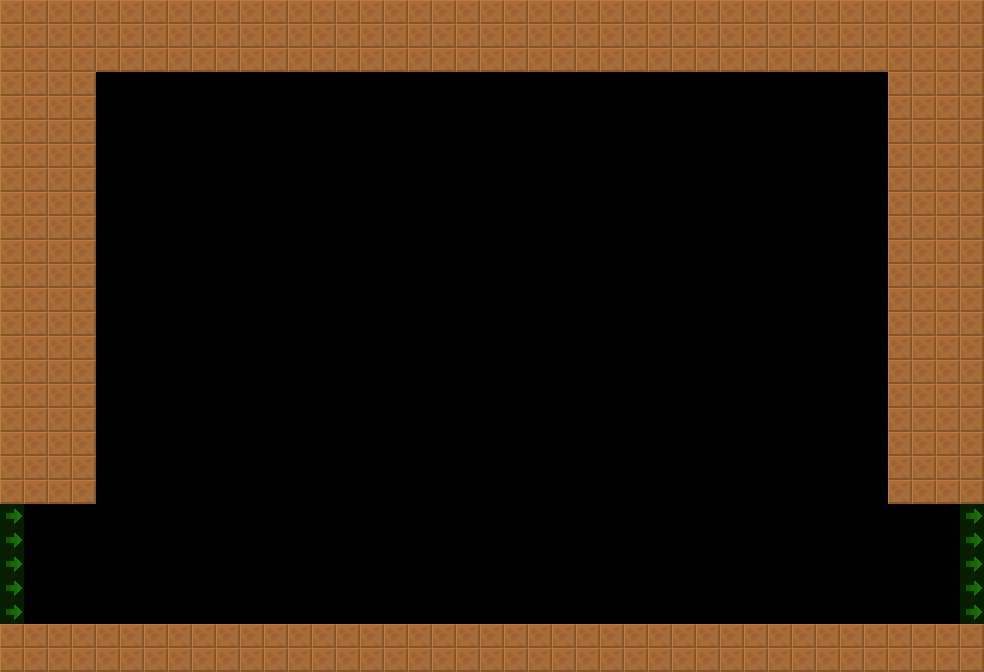

Rendered tile map (Tiled .tmx) drawn with the repository's tilesets; below, a short description and the map source with its tile grids summarised:
An orthogonal 41x28 tile map with 24x24 px tiles, 2 tile layers (col, lnk), 2 tilesets and 31 objects (7x UnderStructure, 6x CustomDeco, 4x TriggeredPF, 3x CustomSpot, 2x RetractableSpikes, ...).

<map version="1.4" tiledversion="1.4.2" orientation="orthogonal" renderorder="right-down" width="41" height="28" tilewidth="24" tileheight="24" infinite="0" nextlayerid="4" nextobjectid="8">
 <tileset firstgid="6" source="../../lnk.tsx" />
 <tileset firstgid="1" source="../../col.tsx" />
 <layer id="1" name="col" width="41" height="28">
  <data>[1148 cells, 349 non-empty, 1 distinct tile ids]</data>
 </layer>
 <layer id="2" name="lnk" width="41" height="28" opacity="0.5">
  <data>[1148 cells, 10 non-empty, 1 distinct tile ids]</data>
 </layer>
 <objectgroup id="3" name="markers" opacity="0.5">
  <object id="1" name="BgWall" type="BgWall" x="72" y="48" width="840" height="600">
   <properties>
    <property name="yr" value="0" />
    <property name="xr" value="0" />
   </properties>
  </object>
  <object id="2" name="UnderStructure" type="UnderStructure" x="48" y="72" width="96" height="552">
   <properties>
    <property name="yr" value="0" />
    <property name="xr" value="0" />
   </properties>
  </object>
  <object id="3" name="DisableDecorator" type="DisableDecorator" x="96" y="72" width="792" height="552">
   <properties>
    <property name="yr" value="0" />
    <property name="xr" value="0" />
   </properties>
  </object>
  <object id="4" name="CustomDeco" type="CustomDeco" x="96" y="72" width="264" height="264">
   <properties>
    <property name="yr" value="0" />
    <property name="xr" value="0" />
    <property name="customId" value="topLeft" />
   </properties>
  </object>
  <object id="5" name="CustomSpot" type="CustomSpot" x="96" y="72" width="792" height="552">
   <properties>
    <property name="yr" value="0" />
    <property name="xr" value="0" />
    <property name="customId" value="battleZone" />
   </properties>
  </object>
  <object id="6" name="RetractableSpikes" type="RetractableSpikes" x="96" y="72" width="24" height="336">
   <properties>
    <property name="yr" value="0" />
    <property name="xr" value="0" />
    <property name="customId" value="6-1.5" />
   </properties>
  </object>
  <object id="7" name="CustomDeco" type="CustomDeco" x="624" y="72" width="264" height="264">
   <properties>
    <property name="yr" value="0" />
    <property name="xr" value="0" />
    <property name="customId" value="topRight" />
   </properties>
  </object>
  <object id="8" name="UnderStructure" type="UnderStructure" x="840" y="72" width="96" height="552">
   <properties>
    <property name="yr" value="0" />
    <property name="xr" value="0" />
   </properties>
  </object>
  <object id="9" name="RetractableSpikes" type="RetractableSpikes" x="864" y="72" width="24" height="336">
   <properties>
    <property name="yr" value="0" />
    <property name="xr" value="0" />
    <property name="customId" value="6-1.5" />
   </properties>
  </object>
  <object id="10" name="Light" type="Light" x="120" y="96" width="24" height="24">
   <properties>
    <property name="yr" value="0" />
    <property name="xr" value="0" />
    <property name="light" value="BeholderPit1" />
   </properties>
  </object>
  <object id="11" name="Light" type="Light" x="840" y="96" width="24" height="24">
   <properties>
    <property name="yr" value="0" />
    <property name="xr" value="0" />
    <property name="light" value="BeholderPit1" />
   </properties>
  </object>
  <object id="12" name="CustomSpot" type="CustomSpot" x="144" y="144" width="696" height="456">
   <properties>
    <property name="yr" value="0" />
    <property name="xr" value="0" />
    <property name="customId" value="bossZone" />
   </properties>
  </object>
  <object id="13" name="TriggeredPF" type="TriggeredPF" x="384" y="192" width="216" height="24">
   <properties>
    <property name="yr" value="0" />
    <property name="xr" value="0" />
   </properties>
  </object>
  <object id="14" name="UnderStructure" type="UnderStructure" x="408" y="216" width="96" height="264">
   <properties>
    <property name="yr" value="0" />
    <property name="xr" value="0" />
   </properties>
  </object>
  <object id="15" name="TriggeredPF" type="TriggeredPF" x="168" y="336" width="192" height="24">
   <properties>
    <property name="yr" value="0" />
    <property name="xr" value="0" />
   </properties>
  </object>
  <object id="16" name="BossSpot" type="BossSpot" x="480" y="336" width="24" height="24">
   <properties>
    <property name="yr" value="0" />
    <property name="xr" value="0" />
    <property name="mob" value="Beholder" />
   </properties>
  </object>
  <object id="17" name="TriggeredPF" type="TriggeredPF" x="624" y="336" width="192" height="24">
   <properties>
    <property name="yr" value="0" />
    <property name="xr" value="0" />
   </properties>
  </object>
  <object id="18" name="CustomDeco" type="CustomDeco" x="96" y="360" width="264" height="264">
   <properties>
    <property name="yr" value="0" />
    <property name="xr" value="0" />
    <property name="customId" value="botLeft" />
   </properties>
  </object>
  <object id="19" name="UnderStructure" type="UnderStructure" x="216" y="360" width="96" height="24">
   <properties>
    <property name="yr" value="0" />
    <property name="xr" value="0" />
   </properties>
  </object>
  <object id="20" name="CustomDeco" type="CustomDeco" x="624" y="360" width="264" height="264">
   <properties>
    <property name="yr" value="0" />
    <property name="xr" value="0" />
    <property name="customId" value="botRight" />
   </properties>
  </object>
  <object id="21" name="UnderStructure" type="UnderStructure" x="672" y="360" width="96" height="24">
   <properties>
    <property name="yr" value="0" />
    <property name="xr" value="0" />
   </properties>
  </object>
  <object id="22" name="CustomSpot" type="CustomSpot" x="480" y="456" width="24" height="24">
   <properties>
    <property name="yr" value="0" />
    <property name="xr" value="0" />
    <property name="customId" value="mobSpawnSpot" />
   </properties>
  </object>
  <object id="23" name="GenericEventTrigger" type="GenericEventTrigger" x="96" y="480" width="792" height="144">
   <properties>
    <property name="yr" value="0" />
    <property name="xr" value="0.5" />
    <property name="customId" value="roomBeholder" />
   </properties>
  </object>
  <object id="24" name="TriggeredPF" type="TriggeredPF" x="384" y="480" width="216" height="24">
   <properties>
    <property name="yr" value="0" />
    <property name="xr" value="0" />
   </properties>
  </object>
  <object id="25" name="CustomDeco" type="CustomDeco" x="360" y="504" width="264" height="120">
   <properties>
    <property name="yr" value="0" />
    <property name="xr" value="0" />
    <property name="customId" value="mid" />
   </properties>
  </object>
  <object id="26" name="UnderStructure" type="UnderStructure" x="408" y="504" width="96" height="120">
   <properties>
    <property name="yr" value="0" />
    <property name="xr" value="0" />
   </properties>
  </object>
  <object id="27" name="UnderStructure" type="UnderStructure" x="480" y="504" width="96" height="120">
   <properties>
    <property name="yr" value="0" />
    <property name="xr" value="0" />
   </properties>
  </object>
  <object id="28" name="BossDoor" type="BossDoor" x="72" y="600" width="24" height="24">
   <properties>
    <property name="yr" value="0" />
    <property name="xr" value="0" />
    <property name="customId" value="main" />
   </properties>
  </object>
  <object id="29" name="CustomDeco" type="CustomDeco" x="96" y="600" width="792" height="24">
   <properties>
    <property name="yr" value="0" />
    <property name="xr" value="0" />
    <property name="customId" value="fluid" />
   </properties>
  </object>
  </objectgroup>
</map>
<!-- 2 of 31 objects omitted -->
